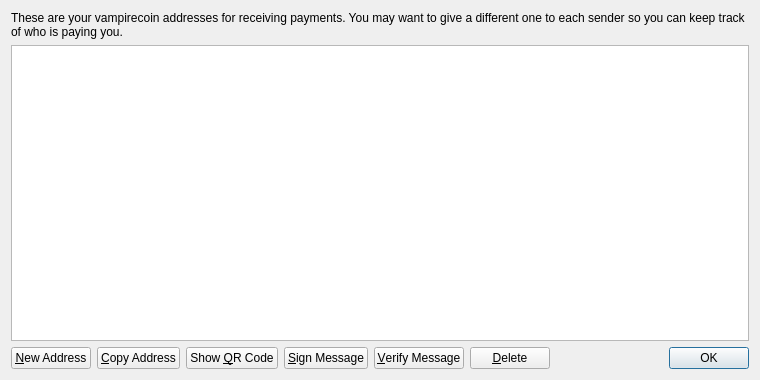
<?xml version="1.0" encoding="UTF-8"?>
<ui version="4.0">
 <class>AddressBookPage</class>
 <widget class="QWidget" name="AddressBookPage">
  <property name="geometry">
   <rect>
    <x>0</x>
    <y>0</y>
    <width>760</width>
    <height>380</height>
   </rect>
  </property>
  <property name="windowTitle">
   <string>Address Book</string>
  </property>
  <layout class="QVBoxLayout" name="verticalLayout">
   <item>
    <widget class="QLabel" name="labelExplanation">
     <property name="text">
      <string>These are your vampirecoin addresses for receiving payments. You may want to give a different one to each sender so you can keep track of who is paying you.</string>
     </property>
     <property name="textFormat">
      <enum>Qt::PlainText</enum>
     </property>
     <property name="wordWrap">
      <bool>true</bool>
     </property>
    </widget>
   </item>
   <item>
    <widget class="QTableView" name="tableView">
     <property name="contextMenuPolicy">
      <enum>Qt::CustomContextMenu</enum>
     </property>
     <property name="toolTip">
      <string>Double-click to edit address or label</string>
     </property>
     <property name="tabKeyNavigation">
      <bool>false</bool>
     </property>
     <property name="alternatingRowColors">
      <bool>true</bool>
     </property>
     <property name="selectionMode">
      <enum>QAbstractItemView::SingleSelection</enum>
     </property>
     <property name="selectionBehavior">
      <enum>QAbstractItemView::SelectRows</enum>
     </property>
     <property name="sortingEnabled">
      <bool>true</bool>
     </property>
     <attribute name="verticalHeaderVisible">
      <bool>false</bool>
     </attribute>
    </widget>
   </item>
   <item>
    <layout class="QHBoxLayout" name="horizontalLayout">
     <item>
      <widget class="QPushButton" name="newAddressButton">
       <property name="toolTip">
        <string>Create a new address</string>
       </property>
       <property name="text">
        <string>&amp;New Address</string>
       </property>
       <property name="icon">
        <iconset resource="../bitcoin.qrc">
         <normaloff>:/icons/add</normaloff>:/icons/add</iconset>
       </property>
      </widget>
     </item>
     <item>
      <widget class="QPushButton" name="copyToClipboard">
       <property name="toolTip">
        <string>Copy the currently selected address to the system clipboard</string>
       </property>
       <property name="text">
        <string>&amp;Copy Address</string>
       </property>
       <property name="icon">
        <iconset resource="../bitcoin.qrc">
         <normaloff>:/icons/editcopy</normaloff>:/icons/editcopy</iconset>
       </property>
      </widget>
     </item>
     <item>
      <widget class="QPushButton" name="showQRCode">
       <property name="text">
        <string>Show &amp;QR Code</string>
       </property>
       <property name="icon">
        <iconset resource="../bitcoin.qrc">
         <normaloff>:/icons/qrcode</normaloff>:/icons/qrcode</iconset>
       </property>
      </widget>
     </item>
     <item>
      <widget class="QPushButton" name="signMessage">
       <property name="toolTip">
        <string>Sign a message to prove you own a Bitcoin address</string>
       </property>
       <property name="text">
        <string>&amp;Sign Message</string>
       </property>
       <property name="icon">
        <iconset resource="../bitcoin.qrc">
         <normaloff>:/icons/edit</normaloff>:/icons/edit</iconset>
       </property>
      </widget>
     </item>
     <item>
      <widget class="QPushButton" name="verifyMessage">
       <property name="toolTip">
        <string>Verify a message to ensure it was signed with a specified Bitcoin address</string>
       </property>
       <property name="text">
        <string>&amp;Verify Message</string>
       </property>
       <property name="icon">
        <iconset resource="../bitcoin.qrc">
         <normaloff>:/icons/transaction_0</normaloff>:/icons/transaction_0</iconset>
       </property>
      </widget>
     </item>
     <item>
      <widget class="QPushButton" name="deleteButton">
       <property name="toolTip">
        <string>Delete the currently selected address from the list. Only sending addresses can be deleted.</string>
       </property>
       <property name="text">
        <string>&amp;Delete</string>
       </property>
       <property name="icon">
        <iconset resource="../bitcoin.qrc">
         <normaloff>:/icons/remove</normaloff>:/icons/remove</iconset>
       </property>
      </widget>
     </item>
     <item>
      <spacer name="horizontalSpacer">
       <property name="orientation">
        <enum>Qt::Horizontal</enum>
       </property>
       <property name="sizeHint" stdset="0">
        <size>
         <width>40</width>
         <height>20</height>
        </size>
       </property>
      </spacer>
     </item>
     <item>
      <widget class="QDialogButtonBox" name="buttonBox">
       <property name="sizePolicy">
        <sizepolicy hsizetype="Maximum" vsizetype="Fixed">
         <horstretch>0</horstretch>
         <verstretch>0</verstretch>
        </sizepolicy>
       </property>
       <property name="standardButtons">
        <set>QDialogButtonBox::Ok</set>
       </property>
      </widget>
     </item>
    </layout>
   </item>
  </layout>
 </widget>
 <resources>
  <include location="../bitcoin.qrc"/>
 </resources>
 <connections/>
</ui>
